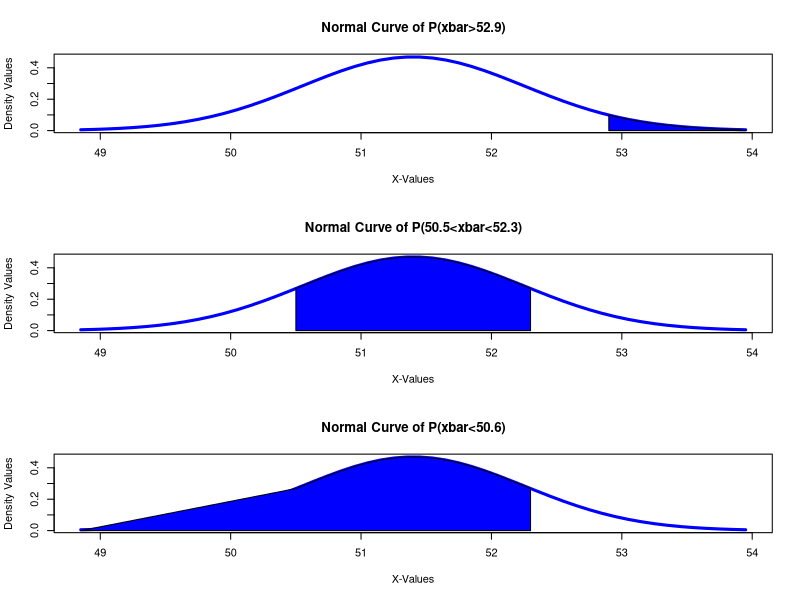

Generate this figure with R:
n<-64 
n
mu<-51.4
mu 
sigma<-6.8
sigma
se<-sigma/sqrt(n) 
se
P_xbar_52.9<-pnorm(q=52.9, mean=mu, sd=se, lower.tail = F) 
P_xbar_52.9 
lower_bound=mu-3*se 
lower_bound 
upper_bound=mu+3*se
upper_bound
x=seq(from= lower_bound, to=upper_bound, by=0.1)
x
y=dnorm(x, mean=mu, sd =se) 
y
par(mfrow=c(3,1)) 
plot(x, y, type = "l", lty = 1, col = "blue", xlab = "X-Values", ylab = "Density Values", main = "Normal Curve of P(xbar>52.9)", lwd=3)
x=seq(from= 52.9, to=upper_bound, by=0.1)
y=dnorm(x, mean = mu, sd = se)
polygon(c(52.9,x, upper_bound),c(0,y,0),col="blue")
P_xbar_50.5_52.3<-pnorm(q=52.3,mean=mu,sd=se,lower.tail=T)-pnorm(50.5,mean=mu,sd=se,lower.tail=T)
P_xbar_50.5_52.3 
x1=seq(from= lower_bound, to=upper_bound, by=0.1) 
x1 
y1=dnorm(x1, mean=mu, sd =se) 
y1 
plot(x1, y1, type = "l", lty = 1, col = "blue", xlab = "X-Values", ylab = "Density Values", main = "Normal Curve of P(50.5<xbar<52.3)", lwd=3)
x1=seq(from=50.5, to=52.3, by=0.1)
y1=dnorm(x1, mean = mu, sd = se)
polygon(c(50.5,x1,52.3),c(0,y1,0),col="blue")
P_xbar_50.6<-pnorm(q=50.6, mean=mu, sd=se, lower.tail = T)
P_xbar_50.6
x2=seq(from= lower_bound, to=upper_bound, by=0.1)
x2
y2=dnorm(x2, mean=mu, sd =se) 
y2 
plot(x2, y2, type = "l", lty = 1, col = "blue", xlab = "X-Values", ylab = "Density Values", main = "Normal Curve of P(xbar<50.6)", lwd=3) 
 
x2=seq(from=50.5, to=52.3, by=0.1) 
y2=dnorm(x1, mean = mu, sd = se) 
polygon(c(lower_bound,x2,52.3),c(0,y2,0),col="blue")

cat("(i) The probability that the mean of the sample will exceed 52.9 is :", round(P_xbar_52.9,4), "\n")
cat("(ii) The probability that the mean of the sample will fall between 50.5 and 52.3 is:", round(P_xbar_50.5_52.3,4), "\n")
cat("(iii) The probability that the mean of the sample will be less than 50.6 is :", round(P_xbar_50.6,4), "\n")